Frame 1 (no input): blank canvas, image omitted
Frame 60 (the mouse pressed at the canvas centre just before this capture): blank canvas, image omitted
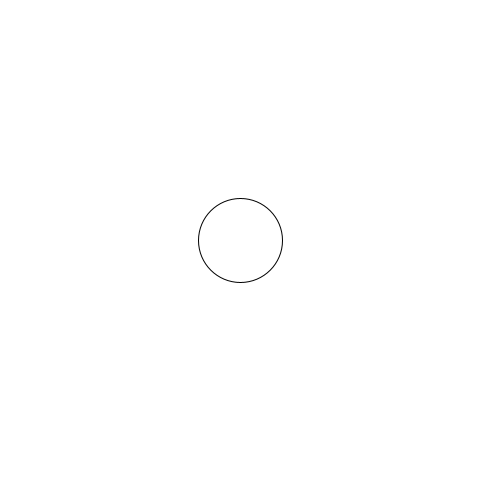
Frame 120 (the mouse held since frame 60 and released just before this capture)

The Processing sketch whose frames 1 and 60 were blank and that drew this single picture after the mouse press (run headless with seeded random() and noise(); from frame 60 on, the mouse is pressed at the canvas centre):

// Processing sketch: GrowShrinkCircleFollowMouse
// ── GrowShrinkCircleFollowMouse.pde
int param = 25;

void setup() {
  // make canvas 480px by 480px
  size(480,480);
  frameRate(60);
}


void draw() {
  background(255);

    if(mousePressed == true) {
     ellipse(mouseX, mouseY, param, param);
     param++;
    } else {
      if(param > 25)
      {
       background(255);
       param--;
       ellipse(mouseX, mouseY, param, param);
      } else if(param == 25)
      {
        ellipse(mouseX, mouseY, param, param);
      }
     
    }

}
